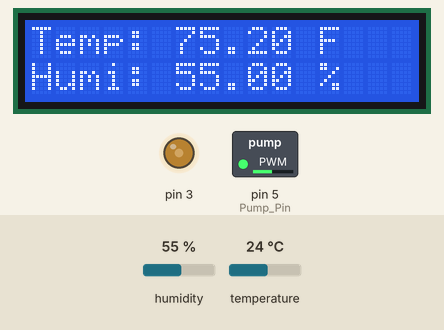
Recording of a sketch running on a simulated Arduino Uno, built with avr-gcc and run on an emulated ATmega328P. Shown: 16×2 character LCD, switched loads named in the sketch (green lamp = pin HIGH), output pins drawn as LEDs (lit = HIGH). The test bench sets the inputs (shaded band); at power-on: humidity 55 %, temperature 24 °C.

Above: at 1.2 s.
1.3 s: humidity set to 22 %
At 2.8 s:
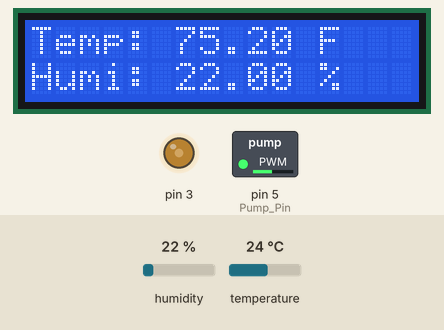
4.0 s: temperature set to 12 °C
At 5.5 s:
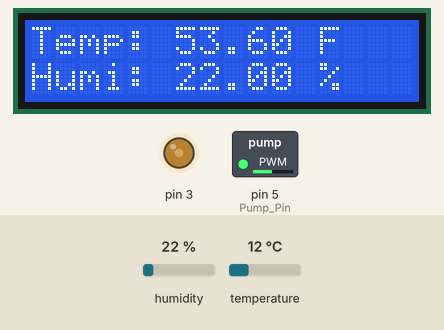
6.7 s: humidity set to 40 %
At 9.4 s:
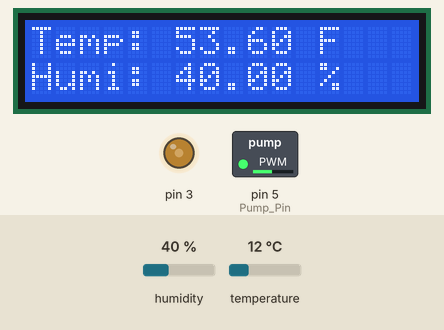
9.7 s: temperature set to 19 °C
At 11.1 s:
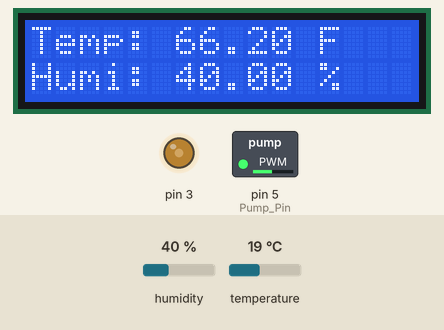
Timing chart, 0 to 12.7 s (numbered marks = the images above; inputs shaded):
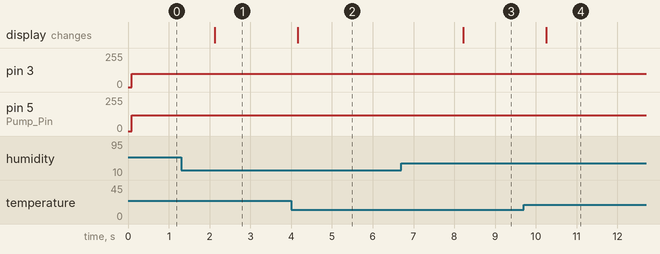

Measured:
- after the input at 1.3 s, the display: changes after 0.83 s (image 1)
- after the input at 4.0 s, the display: changes after 0.16 s (image 2)
- after the input at 6.7 s, the display: changes after 1.5 s (image 3)
- after the input at 9.7 s, the display: changes after 0.55 s (image 4)

The sketch:

GreenHouse.ino
```cpp
#include <StopWatch.h>
#include <dht.h>
#include <LiquidCrystal_I2C.h>
#define DHT22_PIN 2   //define DHT pin
//#define MoistureSensor1 A0
#define Pump_Pin 5
LiquidCrystal_I2C lcd(0x27, 2, 1, 0, 4, 5, 6, 7, 3, POSITIVE);
dht DHT;
StopWatch stopwatch;
int loopCount = 1;
//float sensorValue1 = 0;

void setup() {
  Serial.begin(9600);
  lcd.begin(16,2);                      //initializes the LCD and specifies the dimensions
  pinMode(Pump_Pin, OUTPUT);
  stopwatch.start();
}

void loop() {
 //starts timer and resets after 24 hours
 if (stopwatch.sec() > 86400) {
  stopwatch.restart();
  lcd.clear();
 }

  //temp and humidity
  int chk = DHT.read22(DHT22_PIN);
  float temp = DHT.temperature;
  float tempf = (temp * 1.8) + 32;
  float humi = DHT.humidity;
  lcd.setCursor(0,0);
  lcd.print("Temp: ");
  lcd.print(tempf);
  lcd.print(" F");
  lcd.setCursor(0,1);
  //zlcd.print(stopwatch.sec());
  lcd.print("Humi: ");
  lcd.print(humi);
  lcd.print(" %");


  //fan control
   if (stopwatch.sec() < 60) {
    analogWrite(3, 100);
   }
   else {
     analogWrite(3,LOW);
   }

   if (DHT.humidity > 80 || tempf > 90) {
    analogWrite(3, 100);
   }

   //soil moisture sensor
   //for (int i = 0; i <= 100; i++)
   //{
   // sensorValue1 = sensorValue1 + analogRead(A0);
   // delay(1);
   //}
   //sensorValue1 = sensorValue1/100.0;
   //Serial.println(sensorValue1);

   //pump control
   if (stopwatch.sec() < 9) {
    analogWrite(Pump_Pin, 120);
   }
   else {
    analogWrite(Pump_Pin, LOW);
   }

   delay (2000);
  }
```
